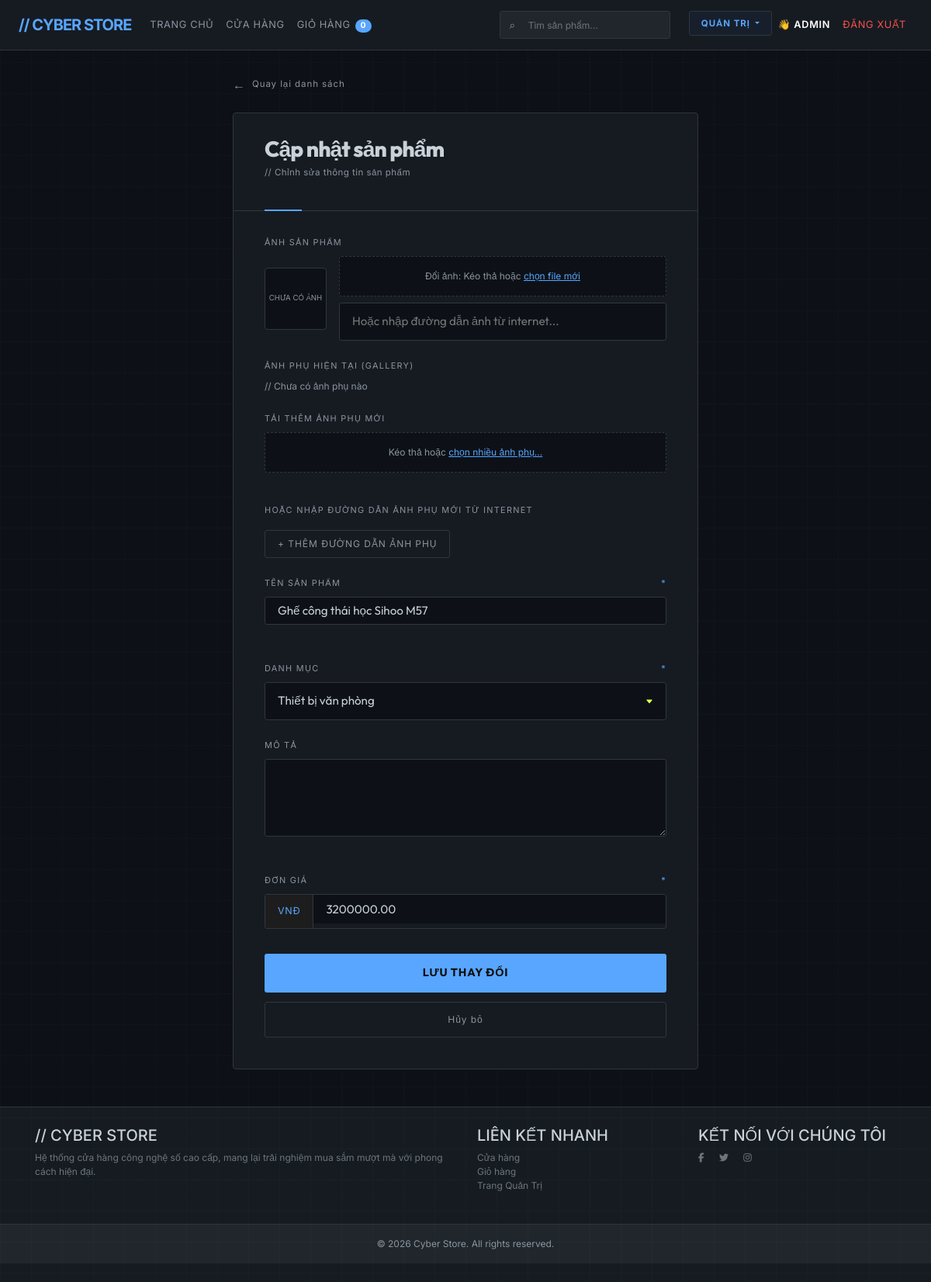
The app's page /Product/edit/14 (signed in) with its own data.
### tables this page shows
CREATE TABLE IF NOT EXISTS `product` (
  `id` int NOT NULL AUTO_INCREMENT,
  `name` varchar(255) NOT NULL,
  `description` text,
  `price` decimal(10,2) NOT NULL,
  `image` varchar(255) DEFAULT NULL,
  `category_id` int DEFAULT NULL,
  PRIMARY KEY (`id`),
  KEY `category_id` (`category_id`),
  CONSTRAINT `product_ibfk_1` FOREIGN KEY (`category_id`) REFERENCES `category` (`id`) ON DELETE SET NULL
);

CREATE TABLE IF NOT EXISTS `category` (
  `id` int NOT NULL AUTO_INCREMENT,
  `name` varchar(255) NOT NULL,
  `description` text,
  PRIMARY KEY (`id`)
);

### index.php (called while the page is built, shortened)
<?php
require_once 'app/models/ProductModel.php';
$url = $_GET['url'] ?? '';
$url = rtrim($url, '/');
$url = filter_var($url, FILTER_SANITIZE_URL);
$url = explode('/', $url);
$action = isset($url[1]) && $url[1] != '' ? $url[1] : 'index';
$controller = new $controllerName();
call_user_func_array([$controller, $action], array_slice($url, 2));

### app/config/database.php (called while the page is built, shortened)
<?php
class Database {
    private $host = "localhost";
    private $db_name = "my_store";
    private $username = "root";
    private $password = "";
    public function getConnection() {
        $this->conn = null;
        try {
            $this->conn = new PDO("mysql:host=" . $this->host . ";dbname=" . $this->db_name, $this->username, $this->password);
            $this->conn->exec("set names utf8");
            $this->conn->exec("CREATE TABLE IF NOT EXISTS `account` (
                `id` INT AUTO_INCREMENT PRIMARY KEY,
                `username` VARCHAR(255) NOT NULL UNIQUE,
                `fullname` VARCHAR(255) NOT NULL,
                `password` VARCHAR(255) NOT NULL,
                `role` ENUM('admin', 'user') DEFAULT 'user'
            ) ENGINE=InnoDB DEFAULT CHARSET=utf8mb3");
            $columns = [
                "ADD COLUMN `phone` VARCHAR(20) NULL",
                "ADD COLUMN `email` VARCHAR(255) NULL",
                "ADD COLUMN `address` TEXT NULL",
                "ADD COLUMN `remember_token` VARCHAR(255) NULL",
                "ADD COLUMN `reset_token` VARCHAR(255) NULL",
                "ADD COLUMN `reset_token_expire` DATETIME NULL"
            ];
            foreach ($columns as $col) {
                try {
                    $this->conn->exec("ALTER TABLE `account` $col");
                } catch(PDOException $e) {
                }
            }
        } catch(PDOException $exception) {
            echo "Connection error: " . $exception->getMessage();
        }
        return $this->conn;
    }
}
?>

### app/models/ProductModel.php (called while the page is built, shortened)
<?php
class ProductModel
{
    private $conn;
    private $table_name = "product";
    public $name;
    public $price;
    public $image;
    public function __construct($db = null)
    {
        $this->conn = $db;
    }
    public function getName() { return $this->name; }
    public function getPrice() { return $this->price; }
    public function getImage() { return $this->image; }
    public function getProductById($id)
    {
        $query = "SELECT p.id, p.name, p.description, p.price, p.image, p.category_id, c.name as category_name
                  FROM " . $this->table_name . " p
                  LEFT JOIN category c ON p.category_id = c.id
                  WHERE p.id = :id";
        $stmt = $this->conn->prepare($query);
        $stmt->bindParam(':id', $id, PDO::PARAM_INT);
        $stmt->execute();
        $stmt->setFetchMode(PDO::FETCH_CLASS, 'ProductModel');
        $product = $stmt->fetch();
        if ($product) {
            $sub_query = "SELECT id, image_path FROM product_images WHERE product_id = :product_id";
            $sub_stmt = $this->conn->prepare($sub_query);
            $sub_stmt->bindParam(':product_id', $product->id, PDO::PARAM_INT);
            $sub_stmt->execute();
            $product->sub_images = $sub_stmt->fetchAll(PDO::FETCH_ASSOC);
        }
        return $product;
    }
}
?>

### app/models/CategoryModel.php (called while the page is built, shortened)
<?php
class CategoryModel
{
    private $conn;
    private $table_name = "category";
    public $id;
    public $name;
    public function __construct($db = null)
    {
        $this->conn = $db;
    }
    public function getID() { return $this->id; }
    public function getName() { return $this->name; }
    public function getCategories()
    {
        $query = "SELECT id, name, description FROM " . $this->table_name;
        $stmt = $this->conn->prepare($query);
        $stmt->execute();
        return $stmt->fetchAll(PDO::FETCH_CLASS, 'CategoryModel');
    }
}
?>

### app/views/product/edit.php (the view, shortened to what this page needs)
<?php include 'app/views/shares/header.php'; ?>
<div class="wrapper">
    <div class="header-bar">
        <a href="<?php echo BASE_URL; ?>/Product/manage" class="breadcrumb-link">Quay lại danh sách</a>
    </div>
    <div class="panel">
        <div class="panel-header">
            <h1 class="panel-title">Cập nhật sản phẩm</h1>
            <p class="panel-subtitle">// Chỉnh sửa thông tin sản phẩm</p>
        </div>
        <div class="panel-body">
            <form method="POST" action="<?php echo BASE_URL; ?>/Product/update" enctype="multipart/form-data" onsubmit="return validateForm();">
                <div class="field">
                    <label class="field-label" for="image">Ảnh sản phẩm</label>
                    <div class="upload-container">
                        <?php
                            $imgSrc = $product->getImage();
                            if ($imgSrc):
                                if (!filter_var($imgSrc, FILTER_VALIDATE_URL)) {
                                    $imgSrc = ltrim($imgSrc, '/');
                                    if (strpos($imgSrc, 'webbanhang/') === 0) {
                                        $imgSrc = substr($imgSrc, 11);
                                    }
                                    $imgSrc = BASE_URL . '/' . ltrim($imgSrc, '/');
                                }
                        ?>
                            <img src="<?php echo htmlspecialchars($imgSrc, ENT_QUOTES, 'UTF-8'); ?>" alt="Preview" class="img-preview">
                        <?php else: ?>
                            <div class="img-preview" style="display:flex;align-items:center;justify-content:center;color:var(--muted);font-size:0.6rem;font-family:var(--mono);">CHƯA CÓ ẢNH</div>
                        <?php endif; ?>
                        <div style="flex-grow: 1; display: flex; flex-direction: column; gap: 0.5rem;">
                            <div class="file-upload-wrap" style="width: 100%;">
                                <div class="file-upload-text" id="fileText">Đổi ảnh: Kéo thả hoặc <span>chọn file mới</span></div>
                            </div>
                            <input type="url" class="field-input" id="image_url" name="image_url" placeholder="Hoặc nhập đường dẫn ảnh từ internet..." value="<?php echo htmlspecialchars(filter_var($product->getImage(), FILTER_VALIDATE_URL) ? $product->getImage() : '', ENT_QUOTES, 'UTF-8'); ?>" autocomplete="off">
                        </div>
                    </div>
                </div>
                <div class="field">
                    <label class="field-label">Ảnh phụ hiện tại (Gallery)</label>
                    <div id="existing_sub_images" style="display: flex; gap: 0.75rem; flex-wrap: wrap;">
                        <?php if (!empty($product->sub_images)): ?>
                            <?php foreach ($product->sub_images as $subImg):
                                $subImgSrc = $subImg['image_path'];
                                if ($subImgSrc):
                                    if (!filter_var($subImgSrc, FILTER_VALIDATE_URL)) {
                                        $subImgSrc = ltrim($subImgSrc, '/');
                                        if (strpos($subImgSrc, 'webbanhang/') === 0) {
                                            $subImgSrc = substr($subImgSrc, 11);
                                        }
                                        $subImgSrc = BASE_URL . '/' . ltrim($subImgSrc, '/');
                                    }
                            ?>
                                <div class="sub-img-edit-wrap" data-id="<?php echo $subImg['id']; ?>" style="position: relative; width: 70px; height: 70px; border-radius: 4px; border: 1px solid var(--border); overflow: hidden; background: #080808;">
                                    <img src="<?php echo htmlspecialchars($subImgSrc, ENT_QUOTES, 'UTF-8'); ?>" style="width: 100%; height: 100%; object-fit: cover;">
                                    <button type="button" class="btn-remove-sub" onclick="markSubImageForDeletion(<?php echo $subImg['id']; ?>, this)" style="position: absolute; top: 2px; right: 2px; background: rgba(255, 77, 77, 0.9); border: none; border-radius: 2px; color: #fff; width: 18px; height: 18px; display: flex; align-items: center; justify-content: center; font-size: 0.65rem; cursor: pointer; transition: background 0.2s;">✕</button>
                                </div>
                            <?php endif; endforeach; ?>
                        <?php else: ?>
                            <div style="font-family: var(--mono); font-size: 0.75rem; color: var(--muted);">// Chưa có ảnh phụ nào</div>
                        <?php endif; ?>
                    </div>
                </div>
                <div class="field">
                    <label class="field-label" for="sub_images">Tải thêm ảnh phụ mới</label>
                    <div class="file-upload-wrap">
                        <div class="file-upload-text" id="subFilesText">Kéo thả hoặc <span>chọn nhiều ảnh phụ...</span></div>
                    </div>
                </div>
                <div class="field">
                    <label class="field-label">Hoặc nhập đường dẫn ảnh phụ mới từ internet</label>
                    <button type="button" class="btn-secondary" id="add_url_btn" style="margin-top: 0.5rem; width: auto; padding: 0.5rem 1rem; font-size: 0.75rem; font-family: var(--mono); text-transform: uppercase;">+ Thêm đường dẫn ảnh phụ</button>
                </div>
                <div class="field">
                    <label class="field-label" for="name">
                        Tên sản phẩm <span class="req">*</span>
                    </label>
                    <div class="field-wrap">
                        <input type="text" class="field-input form-control" id="name" name="name" value="<?php echo htmlspecialchars($product->getName(), ENT_QUOTES, 'UTF-8'); ?>" autocomplete="off" required>
                    </div>
                </div>
                <div class="field">
                    <label class="field-label" for="category_id">
                        Danh mục <span class="req">*</span>
                    </label>
                    <select class="field-input form-control" id="category_id" name="category_id" required style="background-color: var(--bg);">
                        <?php $currentCatId = $product->category_id; ?>
                        <?php
                            $categories = $categories ?? [];
                            foreach ($categories as $cat):
                                $catId = htmlspecialchars($cat->getID(), ENT_QUOTES, 'UTF-8');
                        ?>
                            <option value="<?php echo $catId; ?>" <?php echo $currentCatId == $cat->getID() ? 'selected' : ''; ?>>
                                <?php echo htmlspecialchars($cat->getName(), ENT_QUOTES, 'UTF-8'); ?>
                            </option>
                        <?php endforeach; ?>
                    </select>
                </div>
                <div class="field">
                    <label class="field-label" for="description">
                        Mô tả
                    </label>
                    <div class="field-wrap">
                        <textarea class="field-textarea form-control" id="description" name="description"><?php echo htmlspecialchars($product->getDescription(), ENT_QUOTES, 'UTF-8'); ?></textarea>
                    </div>
                </div>
                <div class="field">
                    <label class="field-label" for="price">
                        Đơn giá <span class="req">*</span>
                    </label>
                    <div class="price-wrapper">
                        <span class="price-prefix">VNĐ</span>
                        <input type="number" class="field-input form-control" id="price" name="price" step="0.01" min="0" value="<?php echo htmlspecialchars($product->getPrice(), ENT_QUOTES, 'UTF-8'); ?>" required>
                    </div>
                </div>
                <div class="actions">
                    <button type="submit" class="btn btn-primary">Lưu thay đổi</button>
                    <a href="<?php echo BASE_URL; ?>/Product/manage" class="btn-secondary">Hủy bỏ</a>
                </div>
            </form>
        </div>
    </div>
</div>
<?php include 'app/views/shares/footer.php'; ?>

### app/views/shares/header.php (style rules this page uses)
:root { --bg: #0d1117; --surface: #161b22; --surface2: #21262d; --border: #30363d; --border2: #21262d; --accent: #58a6ff; --accent-dim: #388bfd; --text: #c9d1d9; --muted: #8b949e; --mono: 'Inter', sans-serif; --sans: 'Outfit', sans-serif; --danger: #f85149; --teal: #2ea043; }
body { background-color: var(--bg) !important; color: var(--text) !important; font-family: var(--sans) !important; }

### records on screen
product: name "Ghế công thái học Sihoo M57", category_id "Thiết bị văn phòng", price "3200000.00"

### other values on screen
$_SESSION['username'] "ADMIN"
